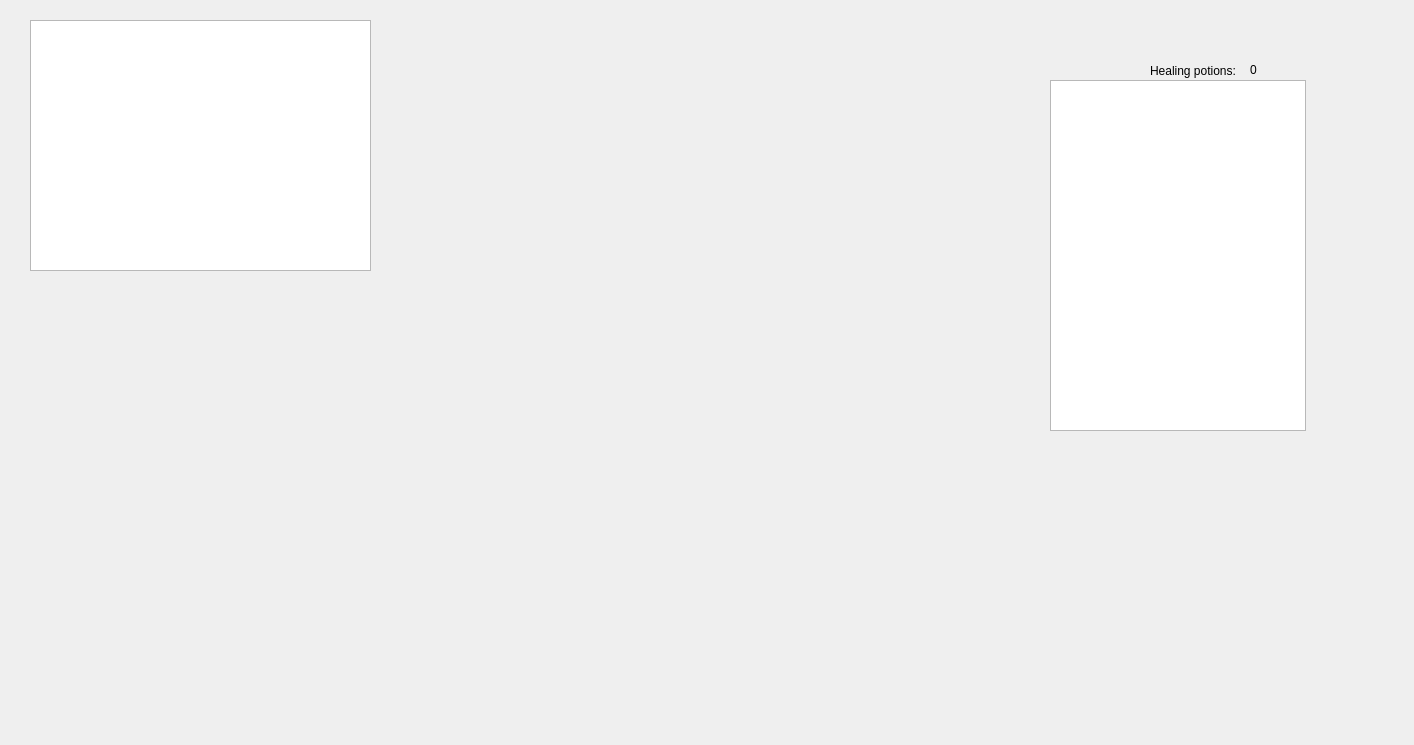
<?xml version="1.0" encoding="UTF-8"?>
<ui version="4.0">
 <class>Widget</class>
 <widget class="QWidget" name="Widget">
  <property name="geometry">
   <rect>
    <x>0</x>
    <y>0</y>
    <width>1414</width>
    <height>745</height>
   </rect>
  </property>
  <property name="focusPolicy">
   <enum>Qt::ClickFocus</enum>
  </property>
  <property name="windowTitle">
   <string>Widget</string>
  </property>
  <widget class="QGraphicsView" name="graphicsView">
   <property name="geometry">
    <rect>
     <x>30</x>
     <y>20</y>
     <width>341</width>
     <height>251</height>
    </rect>
   </property>
   <property name="focusPolicy">
    <enum>Qt::ClickFocus</enum>
   </property>
  </widget>
  <widget class="QLabel" name="label">
   <property name="geometry">
    <rect>
     <x>1150</x>
     <y>40</y>
     <width>101</width>
     <height>61</height>
    </rect>
   </property>
   <property name="text">
    <string>Healing potions:</string>
   </property>
  </widget>
  <widget class="QLabel" name="label_2">
   <property name="geometry">
    <rect>
     <x>1250</x>
     <y>60</y>
     <width>54</width>
     <height>20</height>
    </rect>
   </property>
   <property name="text">
    <string>0</string>
   </property>
  </widget>
  <widget class="QTextBrowser" name="textBrowser">
   <property name="geometry">
    <rect>
     <x>1050</x>
     <y>80</y>
     <width>256</width>
     <height>351</height>
    </rect>
   </property>
  </widget>
 </widget>
 <layoutdefault spacing="6" margin="11"/>
 <resources/>
 <connections/>
</ui>
